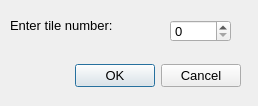
<?xml version="1.0" encoding="UTF-8"?>
<ui version="4.0">
 <class>TileNumberInputDialog</class>
 <widget class="QDialog" name="TileNumberInputDialog">
  <property name="geometry">
   <rect>
    <x>0</x>
    <y>0</y>
    <width>258</width>
    <height>106</height>
   </rect>
  </property>
  <property name="font">
   <font>
    <pointsize>10</pointsize>
   </font>
  </property>
  <property name="focusPolicy">
   <enum>Qt::TabFocus</enum>
  </property>
  <property name="windowTitle">
   <string>Tile Chooser</string>
  </property>
  <widget class="QDialogButtonBox" name="buttonBox">
   <property name="geometry">
    <rect>
     <x>40</x>
     <y>60</y>
     <width>201</width>
     <height>32</height>
    </rect>
   </property>
   <property name="orientation">
    <enum>Qt::Horizontal</enum>
   </property>
   <property name="standardButtons">
    <set>QDialogButtonBox::Cancel|QDialogButtonBox::Ok</set>
   </property>
  </widget>
  <widget class="QLabel" name="label">
   <property name="geometry">
    <rect>
     <x>10</x>
     <y>10</y>
     <width>151</width>
     <height>31</height>
    </rect>
   </property>
   <property name="font">
    <font>
     <pointsize>10</pointsize>
    </font>
   </property>
   <property name="text">
    <string>Enter tile number:</string>
   </property>
  </widget>
  <widget class="QSpinBox" name="spinBox">
   <property name="geometry">
    <rect>
     <x>170</x>
     <y>20</y>
     <width>61</width>
     <height>22</height>
    </rect>
   </property>
   <property name="font">
    <font>
     <pointsize>10</pointsize>
    </font>
   </property>
   <property name="maximum">
    <number>1000</number>
   </property>
  </widget>
 </widget>
 <tabstops>
  <tabstop>spinBox</tabstop>
  <tabstop>buttonBox</tabstop>
 </tabstops>
 <resources/>
 <connections>
  <connection>
   <sender>buttonBox</sender>
   <signal>accepted()</signal>
   <receiver>TileNumberInputDialog</receiver>
   <slot>accept()</slot>
   <hints>
    <hint type="sourcelabel">
     <x>248</x>
     <y>254</y>
    </hint>
    <hint type="destinationlabel">
     <x>157</x>
     <y>274</y>
    </hint>
   </hints>
  </connection>
  <connection>
   <sender>buttonBox</sender>
   <signal>rejected()</signal>
   <receiver>TileNumberInputDialog</receiver>
   <slot>reject()</slot>
   <hints>
    <hint type="sourcelabel">
     <x>316</x>
     <y>260</y>
    </hint>
    <hint type="destinationlabel">
     <x>286</x>
     <y>274</y>
    </hint>
   </hints>
  </connection>
 </connections>
</ui>
